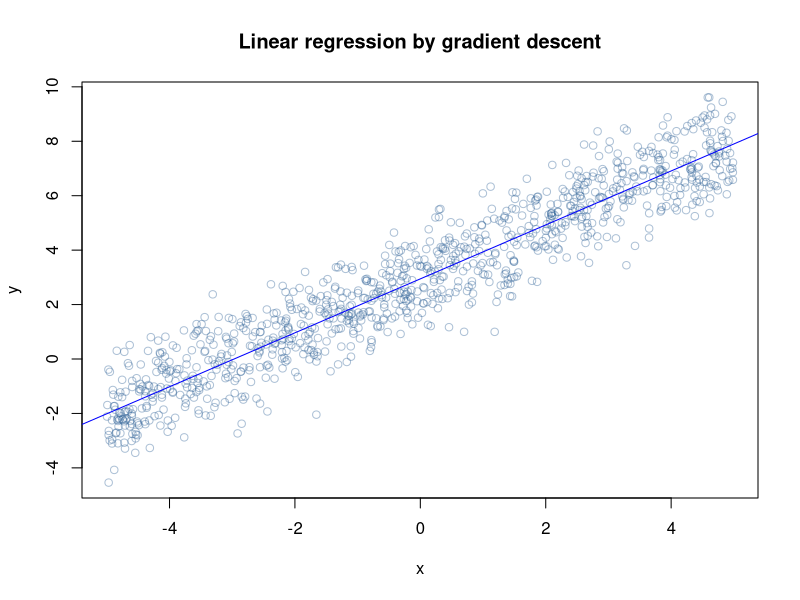
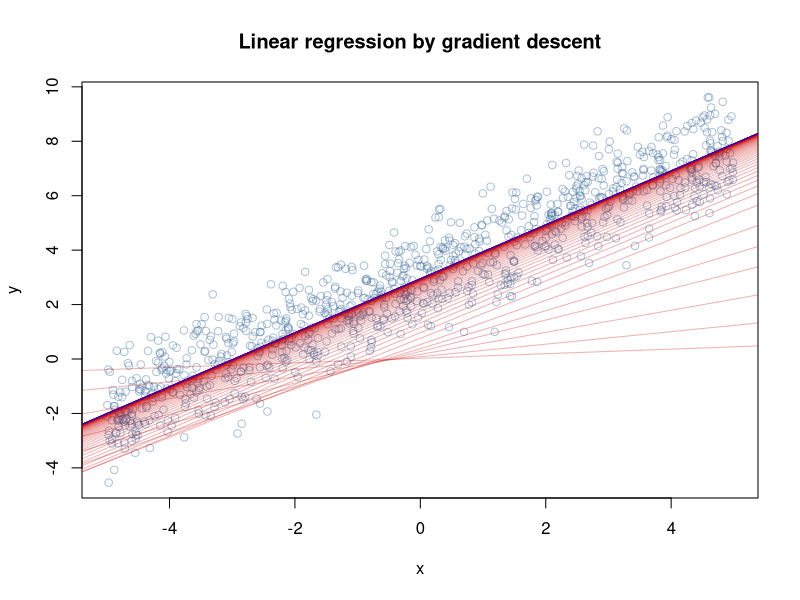
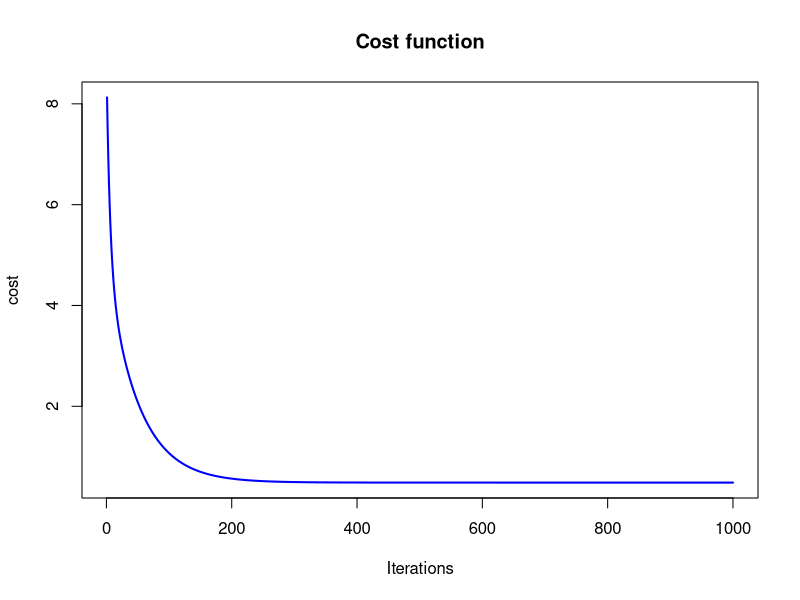

The R script that drew these images, in order:
#Use of gradient descent to minimize loss and estimate weights
# generate random data in which y is a noisy function of x
n<-1000
x <- runif(n, -5, 5)
y <- x + rnorm(n) + 3
# fit a linear model
res <- lm( y ~ x )
print(res)
# plot the data and the model
plot(x,y, col=rgb(0.2,0.4,0.6,0.4), main='Linear regression by gradient descent')
abline(res, col='blue')

# squared error loss/cost function
cost <- function(X, y, theta) {
  sum( (X %*% theta - y)^2 ) / (2*length(y))
}
# learning rate and iteration limit
alpha <- 0.01
num_iters <- 1000
# keep history
cost_history <- double(num_iters)
theta_history <- list(num_iters)
# initialize coefficients
theta <- matrix(c(0,0), nrow=2)
# add a column of 1's for the intercept coefficient
X <- cbind(1, matrix(x))
# gradient descent
for (i in 1:num_iters) {
  error <- (X %*% theta - y)
  delta <- t(X) %*% error / length(y)
  theta <- theta - alpha * delta
  cost_history[i] <- cost(X, y, theta)
  theta_history[[i]] <- theta
}
print(theta)

# plot data and converging fit
plot(x,y, col=rgb(0.2,0.4,0.6,0.4), main='Linear regression by gradient descent')
for (i in c(1,3,6,10,14,seq(20,num_iters,by=10))) {
  abline(coef=theta_history[[i]], col=rgb(0.8,0,0,0.3))
}
abline(coef=theta, col='blue')
plot(cost_history, type='l', col='blue', lwd=2, main='Cost function', ylab='cost', xlab='Iterations')